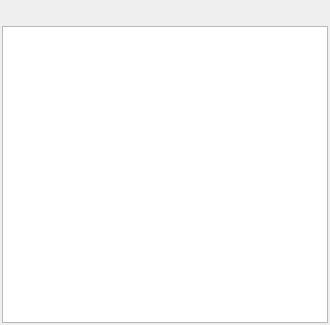
<?xml version="1.0" encoding="UTF-8"?>
<ui version="4.0">
 <class>NoteWidget</class>
 <widget class="QWidget" name="NoteWidget">
  <property name="windowModality">
   <enum>Qt::WindowModal</enum>
  </property>
  <property name="geometry">
   <rect>
    <x>0</x>
    <y>0</y>
    <width>330</width>
    <height>325</height>
   </rect>
  </property>
  <property name="windowTitle">
   <string>Note</string>
  </property>
  <property name="styleSheet">
   <string notr="true">QPushButton, QToolButton {
  font: 14px;
  border: none;
  outline: none;
}

QPushButton:hover, QToolButton:hover {
  border-width: 2px;
  border-radius: 2px;
  border-style: solid;
  border-color: white;
}

QPushButton:pressed, QToolButton:pressed {
  border: none;
}</string>
  </property>
  <layout class="QVBoxLayout" name="layout">
   <property name="spacing">
    <number>2</number>
   </property>
   <property name="leftMargin">
    <number>2</number>
   </property>
   <property name="topMargin">
    <number>2</number>
   </property>
   <property name="rightMargin">
    <number>2</number>
   </property>
   <property name="bottomMargin">
    <number>2</number>
   </property>
   <item>
    <layout class="QHBoxLayout" name="layoutTopbar">
     <property name="sizeConstraint">
      <enum>QLayout::SetDefaultConstraint</enum>
     </property>
     <item>
      <widget class="QPushButton" name="btnActionDelete">
       <property name="sizePolicy">
        <sizepolicy hsizetype="Fixed" vsizetype="Fixed">
         <horstretch>0</horstretch>
         <verstretch>0</verstretch>
        </sizepolicy>
       </property>
       <property name="minimumSize">
        <size>
         <width>22</width>
         <height>22</height>
        </size>
       </property>
       <property name="maximumSize">
        <size>
         <width>22</width>
         <height>22</height>
        </size>
       </property>
       <property name="focusPolicy">
        <enum>Qt::ClickFocus</enum>
       </property>
       <property name="text">
        <string/>
       </property>
       <property name="icon">
        <iconset resource="../../icons/icons.qrc">
         <normaloff>:/note/icon_delete.png</normaloff>:/note/icon_delete.png</iconset>
       </property>
       <property name="iconSize">
        <size>
         <width>20</width>
         <height>20</height>
        </size>
       </property>
       <property name="default">
        <bool>false</bool>
       </property>
       <property name="flat">
        <bool>false</bool>
       </property>
      </widget>
     </item>
     <item>
      <spacer name="spacerTopbar">
       <property name="orientation">
        <enum>Qt::Horizontal</enum>
       </property>
       <property name="sizeHint" stdset="0">
        <size>
         <width>40</width>
         <height>20</height>
        </size>
       </property>
      </spacer>
     </item>
     <item>
      <widget class="QPushButton" name="btnActionLock">
       <property name="sizePolicy">
        <sizepolicy hsizetype="Fixed" vsizetype="Fixed">
         <horstretch>0</horstretch>
         <verstretch>0</verstretch>
        </sizepolicy>
       </property>
       <property name="minimumSize">
        <size>
         <width>22</width>
         <height>22</height>
        </size>
       </property>
       <property name="maximumSize">
        <size>
         <width>22</width>
         <height>22</height>
        </size>
       </property>
       <property name="focusPolicy">
        <enum>Qt::ClickFocus</enum>
       </property>
       <property name="text">
        <string/>
       </property>
       <property name="icon">
        <iconset resource="../../icons/icons.qrc">
         <normaloff>:/note/icon_lock_open.png</normaloff>:/note/icon_lock_open.png</iconset>
       </property>
       <property name="iconSize">
        <size>
         <width>20</width>
         <height>20</height>
        </size>
       </property>
       <property name="flat">
        <bool>false</bool>
       </property>
      </widget>
     </item>
     <item>
      <widget class="QToolButton" name="btnActionMore">
       <property name="sizePolicy">
        <sizepolicy hsizetype="Fixed" vsizetype="Fixed">
         <horstretch>0</horstretch>
         <verstretch>0</verstretch>
        </sizepolicy>
       </property>
       <property name="minimumSize">
        <size>
         <width>22</width>
         <height>22</height>
        </size>
       </property>
       <property name="maximumSize">
        <size>
         <width>22</width>
         <height>22</height>
        </size>
       </property>
       <property name="focusPolicy">
        <enum>Qt::ClickFocus</enum>
       </property>
       <property name="contextMenuPolicy">
        <enum>Qt::DefaultContextMenu</enum>
       </property>
       <property name="text">
        <string/>
       </property>
       <property name="icon">
        <iconset resource="../../icons/icons.qrc">
         <normaloff>:/note/icon_more.png</normaloff>:/note/icon_more.png</iconset>
       </property>
       <property name="iconSize">
        <size>
         <width>20</width>
         <height>20</height>
        </size>
       </property>
       <property name="popupMode">
        <enum>QToolButton::InstantPopup</enum>
       </property>
      </widget>
     </item>
     <item>
      <widget class="QPushButton" name="btnActionAdd">
       <property name="sizePolicy">
        <sizepolicy hsizetype="Fixed" vsizetype="Fixed">
         <horstretch>0</horstretch>
         <verstretch>0</verstretch>
        </sizepolicy>
       </property>
       <property name="minimumSize">
        <size>
         <width>22</width>
         <height>22</height>
        </size>
       </property>
       <property name="maximumSize">
        <size>
         <width>22</width>
         <height>22</height>
        </size>
       </property>
       <property name="focusPolicy">
        <enum>Qt::ClickFocus</enum>
       </property>
       <property name="text">
        <string/>
       </property>
       <property name="icon">
        <iconset resource="../../icons/icons.qrc">
         <normaloff>:/note/icon_add.png</normaloff>:/note/icon_add.png</iconset>
       </property>
       <property name="iconSize">
        <size>
         <width>20</width>
         <height>20</height>
        </size>
       </property>
       <property name="default">
        <bool>false</bool>
       </property>
       <property name="flat">
        <bool>false</bool>
       </property>
      </widget>
     </item>
    </layout>
   </item>
   <item>
    <widget class="QPlainTextEdit" name="txtContent">
     <property name="focusPolicy">
      <enum>Qt::ClickFocus</enum>
     </property>
    </widget>
   </item>
  </layout>
 </widget>
 <layoutdefault spacing="6" margin="11"/>
 <tabstops>
  <tabstop>txtContent</tabstop>
  <tabstop>btnActionAdd</tabstop>
  <tabstop>btnActionMore</tabstop>
  <tabstop>btnActionLock</tabstop>
  <tabstop>btnActionDelete</tabstop>
 </tabstops>
 <resources>
  <include location="../../icons/icons.qrc"/>
 </resources>
 <connections/>
</ui>
